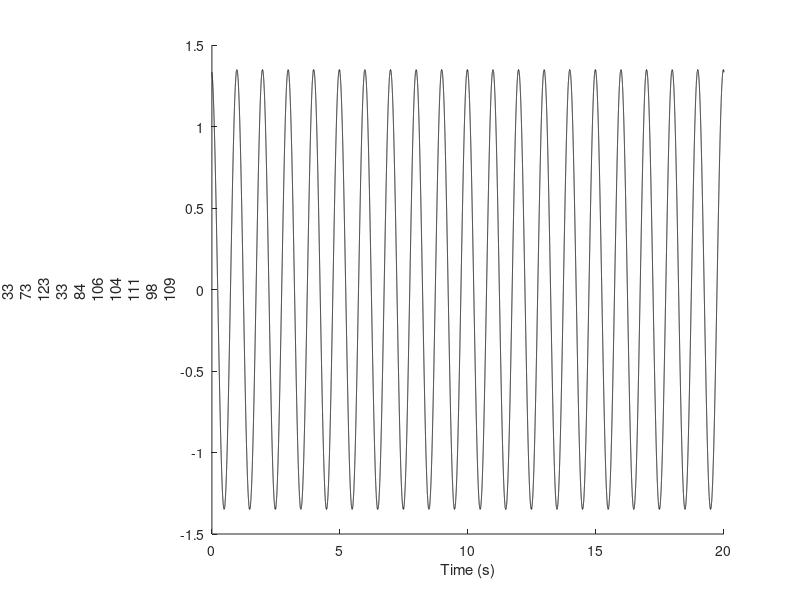

The MATLAB source for this figure:
function varargout = quickSinusoid(varargin) 
%% quickSinusoid.m
%   Generates a quick sinusoid
%% Inputs   : 
%   None
%% Outputs  :
%   t       : Time vector (s)
%   y       : Distance vector (m)
%
%% Optional Inputs  :
%   'PlotMe'=true/false : Plot the result
%   'ax'=[]/axObj : ax Object
%   'tMin'=s : Start time
%   'tMax'=s : End time
%   'dt'=s : Timestep
%   'tList'=s : Vector of time
%   'freq'=Hz : Frequency of sinusoid
%   'Y'=complex : Complex number describing the sinusoid
%
%% Created by George R. Smith - grs44@bath.ac.uk 

%% Input Handling
p = inputParser() ; 
addParameter(p,'PlotMe',false) ; 
addParameter(p,'ax',[]) ; 
addParameter(p,'tMin',0) ; 
addParameter(p,'tEnd',20) ;
addParameter(p,'dt',2^-13) ; 
addParameter(p,"tList",[]) ; 
addParameter(p,'freq',1) ; 
addParameter(p,'Y',2/3+0.1*1j) ; 
parse(p,varargin{:}) ; 
plotMeBool = p.Results.PlotMe ; if nargin == 0 , plotMeBool = true ; end
ax = p.Results.ax ; 
tMin = p.Results.tMin ; 
tEnd = p.Results.tEnd ; 
dt = p.Results.dt ; 
tList = p.Results.tList ; if isempty(tList) , tList = tMin:dt:tEnd ; end
freq = p.Results.freq ; 
Y = p.Results.Y ; 

%% Generate the Sinusoid 
y = 2*abs(Y)*cos(tList*2*pi*freq+angle(Y)) ; 
if plotMeBool
    if isempty(ax) , if exist('figGen','file') , [fg,ax] = figGen ; else , fg = figure ; ax = axes ; hold all ; end 
    plot(ax,tList,y,'k') ; 
    xlabel("Time (s)") ; 
    ylabel(freq+" Hz Signal") ; 
end
if nargout == 1
varargout{1} = y ; 
elseif nargout >1
    varargout{1} = tList ; 
    varargout{2} = y ; 
end

end